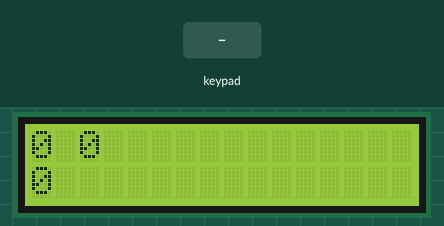
Recording of a sketch running on a simulated Arduino Uno, built with avr-gcc and run on an emulated ATmega328P. Parts: 16×2 character LCD. The test bench sets the inputs (shaded band).

Above: at 3.2 s.
3.3 s: keypad keys 2 3 4 5 A pressed 0.4 s apart
At 5.5 s:
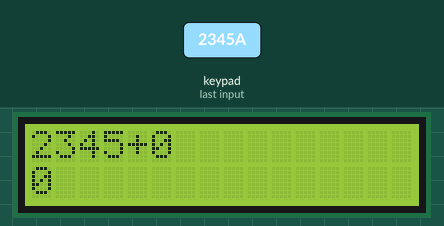
6.8 s: key 'C' pressed
At 8.1 s:
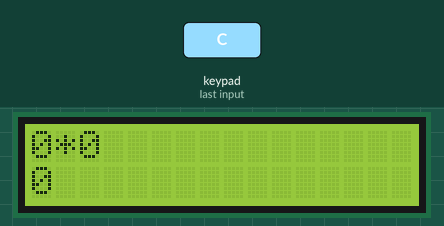
8.4 s: key '#' pressed
At 9.3 s:
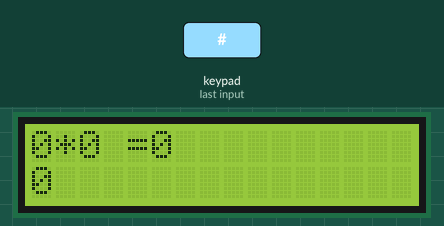
9.9 s: keypad keys 2 3 4 5 D pressed 0.4 s apart
At 13.0 s:
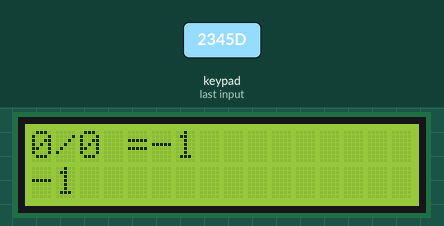
13.4 s: key 'A' pressed
At 14.3 s:
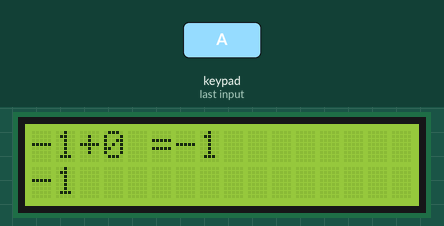
15.0 s: key 'B' pressed
Timing chart, 0 to 17.6 s (numbered marks = the images above; inputs shaded):
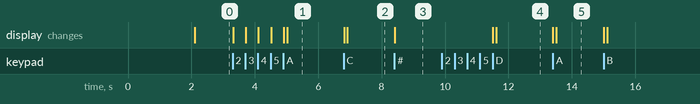

Measured:
- after the input at 3.3 s, the display: first changes at once (image 1 shows a later state)
- after the input at 6.8 s, the display: first changes at once (image 2 shows a later state)
- after the input at 8.4 s, the display: changes at once (image 3)
- after the input at 9.9 s, the display: first changes after 1.6 s (image 4 shows a later state)
- after the input at 13.4 s, the display: first changes at once (image 5 shows a later state)

The sketch:

sketch_may26a.ino
```cpp
#include <Wire.h> // Include Wire library for I2C
#include <LiquidCrystal_I2C.h> // Include the LiquidCrystal I2C library for LCD
#include <Keypad.h> // Include the Keypad library

const byte ROWS = 4; // Define the number of rows on the keypad
const byte COLS = 4; // Define the number of columns on the keypad

// Define the keymap for the keypad
char keys[ROWS][COLS] = {
  {'1', '2', '3', 'A'},
  {'4', '5', '6', 'B'},
  {'7', '8', '9', 'C'},
  {'*', '0', '#', 'D'}
};

// Define the pins for the rows and columns of the keypad
byte rowPins[ROWS] = { 2, 3, 4, 5 }; // Connect keypad ROW0, ROW1, ROW2, and ROW3 to these Arduino pins
byte colPins[COLS] = { 6, 7, 8, 9 }; // Connect keypad COL0, COL1, COL2, and COL3 to these Arduino pins

// Create a Keypad object
Keypad kpd = Keypad(makeKeymap(keys), rowPins, colPins, ROWS, COLS);

// Initialize the LCD with I2C address 0x27 (you may need to adjust the address)
LiquidCrystal_I2C lcd(0x27, 16, 2); // Change the address to match your I2C module

// Declare variables for the numbers and operation
long Num1, Num2, Number;
char key, action;
boolean result = false;

void setup() {
  lcd.begin(); // Initialize the LCD
  lcd.backlight(); // Turn on the backlight
  lcd.setCursor(0, 0);
  lcd.print("CSE-331 PROJECT"); // Display an intro message
  lcd.setCursor(0, 1); // Set the cursor to column 0, line 1
  lcd.print("Calculator"); // Display an intro message
  delay(2000); // Wait for 2 seconds
  lcd.clear(); // Clear the LCD
}

void loop() {
  key = kpd.getKey(); // Get the key pressed on the keypad

  if (key != NO_KEY) // If a key is pressed
    DetectButtons(); // Detect the button pressed

  if (result == true) // If the result is calculated
    CalculateResult(); // Calculate the result

  DisplayResult(); // Display the result
}

void DetectButtons() {
  lcd.clear(); // Clear the LCD

  // Handle each key press
  if (key == '*') {
    Serial.println("Button Cancel"); // Print to Serial Monitor
    Number = Num1 = Num2 = 0; // Reset numbers
    result = false; // Reset result flag
  }

  // Handle number buttons
  if (key >= '0' && key <= '9') {
    Serial.print("Button ");
    Serial.println(key);
    if (Number == 0)
      Number = key - '0';
    else
      Number = (Number * 10) + (key - '0'); // Append digit
  }

  // Handle operation buttons
  if (key == 'A' || key == 'B' || key == 'C' || key == 'D') {
    Num1 = Number; // Store the first number
    Number = 0; // Reset the number
    if (key == 'A') {
      Serial.println("Addition");
      action = '+'; // Set addition operation
    }
    if (key == 'B') {
      Serial.println("Subtraction");
      action = '-'; // Set subtraction operation
    }
    if (key == 'C') {
      Serial.println("Multiplication");
      action = '*'; // Set multiplication operation
    }
    if (key == 'D') {
      Serial.println("Division");
      action = '/'; // Set division operation
    }
    delay(100);
  }

  if (key == '#') {
    Serial.println("Button Equal");
    Num2 = Number; // Store the second number
    result = true; // Set result flag
  }
}

void CalculateResult() {
  // Perform the calculation based on the action
  if (action == '+')
    Number = Num1 + Num2;
  if (action == '-')
    Number = Num1 - Num2;
  if (action == '*')
    Number = Num1 * Num2;
  if (action == '/')
    Number = Num1 / Num2;
}

void DisplayResult() {
  lcd.setCursor(0, 0); // Set the cursor to column 0, line 0
  lcd.print(Num1); lcd.print(action); lcd.print(Num2); // Display the expression

  if (result == true) {
    lcd.print(" ="); lcd.print(Number); // Display the result
  }

  lcd.setCursor(0, 1); // Set the cursor to column 0, line 1
  lcd.print(Number); // Display the result
}
```
